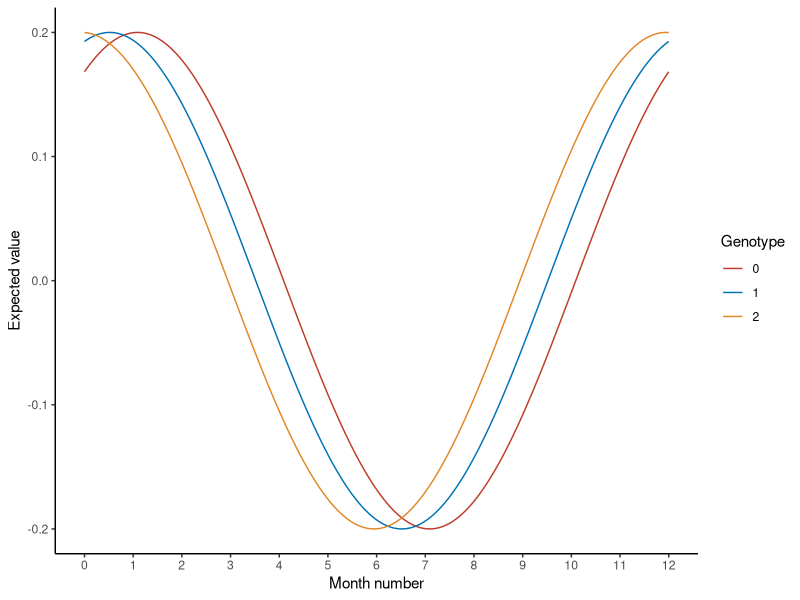
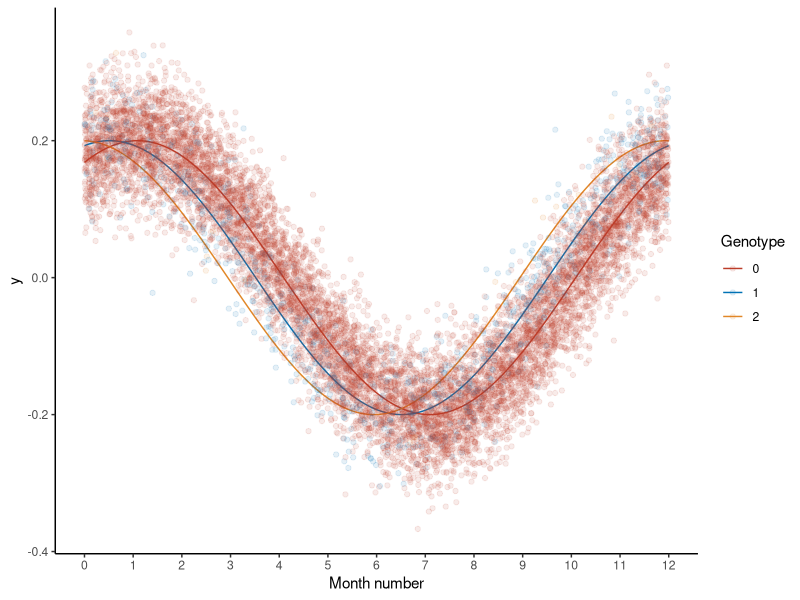
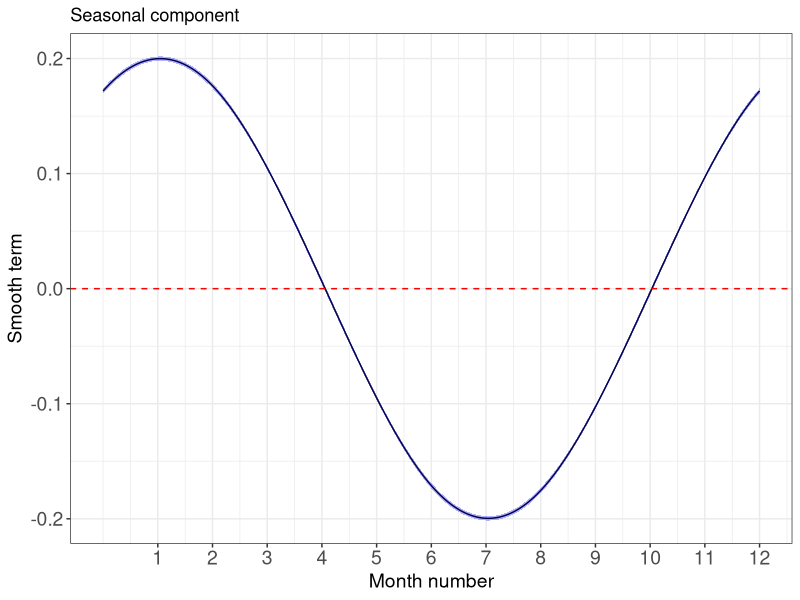
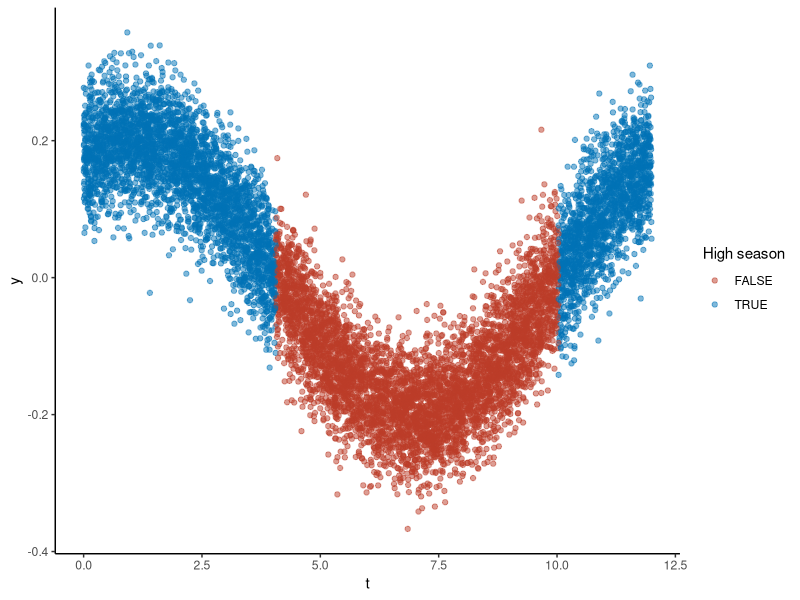

These charts were generated, in order, by the following R code:
library(ggplot2)
library(dplyr)
library(mgcv)


dgp_mu <- function(beta,phi,x_g,t,P){
  beta['g']*x_g + (beta['a'] + beta['ag']*x_g)*sin(t*2*pi/P + phi + beta['pg']*x_g)
}

get_mu_grid <- function(beta,phi,mod_type,P){
  t_seq <- seq(0,P,by=0.01)
  gt_mod <- 0:2
  gt_lab <- 0:2
  if(mod_type=='recessive'){
    gt_lab <- gt_mod[1:2]
    gt_mod <- gt_mod[1:2]
  }else if(mod_type=='dominant'){
    gt_lab <- gt_mod[c(1,3)]
    gt_mod <- gt_mod[1:2]
  }
  mu_grid <- lapply(1:length(gt_mod),function(i){
                tibble(t=t_seq,
                       gt_mod=gt_mod[i],
                       gt_lab=gt_lab[i],
                       mu=dgp_mu(beta=beta,phi=phi,x_g=gt_mod[i],t=t_seq,P=P))
              }) %>% bind_rows()
  return(mu_grid)
}

simulate_seasonal_qt <- function(n,beta,phi,sigma,MAF,mod_type,P){
  t <- P*runif(n) # assume time of measurements are uniformly spread over the interval [0,P)
  x_g <- rbinom(n,size=2,prob=MAF) # simulate genotype in Harvey-Weinberg equilibrium
  mu <- dgp_mu(beta,phi,x_g,t,P)
  y <- rnorm(n=n,mean=mu,sd=sigma)
  sim_dat <- tibble(t=t,gt_mod=x_g,y=y)
  #adjust genotype labels based on model type
  if(mod_type=='recessive'){
    sim_dat$gt_lab <- as.integer(sim_dat$gt_mod>0)
    sim_dat$gt_mod <- sim_dat$gt_lab
  }else if(mod_type=='dominant'){
    sim_dat$gt_lab <- 2*as.integer(sim_dat$gt_mod>1)
    sim_dat$gt_mod <- as.integer(sim_dat$gt_mod>1)
  }else{
    sim_dat$gt_lab <- sim_dat$gt_mod
  }
  return(sim_dat)
}
run_seasonal_qt_gam <- function(dat,P){
  f_seasonal <- paste('y ~ s(t, k=6, bs="cp")',sep='+')
  mod_seasonal <- gam(as.formula(f_seasonal), family=gaussian(), data=dat, knots=list(t = c(0, P)), scale=-1)
  return(mod_seasonal)
}

add_seasonal_values <- function(dat,mod_gam,P){
  t_seq <- seq(0,P,by=0.01)
  seasonal_pred <- predict(mod_gam,newdata=data.frame(t=t_seq),type='terms',se.fit=T)
  seasonal_pred_dat <- tibble(t=t_seq,
                              est=seasonal_pred$fit[,'s(t)'],
                              lower=est - 1.96*seasonal_pred$se.fit[,'s(t)'],
                              upper=est + 1.96*seasonal_pred$se.fit[,'s(t)'])
    out_dat <- mutate(dat,
                      seasonal_val=approx(x=seasonal_pred_dat$t,
                                          y=seasonal_pred_dat$est,
                                          xout=dat$t)$y,
                      seasonal_binary=seasonal_val>0)
    return(out_dat)
}

run_seasonal_mod_qt <- function(dat){
  high_season_mod <- lm(y~gt_mod,data=filter(dat,seasonal_binary>0))
  low_season_mod <- lm(y~gt_mod,data=filter(dat,seasonal_binary<=0))

  seasonal_summary <- tibble(effect=coef(high_season_mod)['gt_mod']-coef(low_season_mod)['gt_mod'],
                             se=sqrt(summary(high_season_mod)$coefficients['gt_mod',2]^2+summary(low_season_mod)$coefficients['gt_mod',2]^2), #add squares of se's to get effect se
                             lower=effect-1.96*se,
                             upper=effect+1.96*se,
                             wald=(effect/se)^2,
                             pval=pchisq(wald,df=1,ncp=0,lower.tail=F))
  return(seasonal_summary)
}

plot_mu_grid <- function(mu_grid,mod_type,P){
  cols <- c("#BC3C29FF","#0072B5FF","#E18727FF")
  if(input$mod_type=='recessive'){
    cols <- cols[1:2]
  }else if(input$mod_type=='dominant'){
    cols <- cols[c(1,3)]
  }
  ggplot(data=mu_grid) +
    geom_line(aes(t,mu,col=factor(gt_lab))) +
    scale_color_manual(values=cols,name='Genotype') +
    scale_x_continuous(breaks=seq(0,P)) +
    ylab('Expected value') +
    xlab('Month number') +
    theme_classic()
}

plot_sim_dat <- function(sim_dat,mu_grid,mod_type,P){
  plot_mu_grid(mu_grid=mu_grid,mod_type=mod_type,P=P) +
  geom_point(data=sim_dat,aes(t,y,col=factor(gt_lab)),alpha=0.1) +
  ylab('y')
}

plot_seasonality_qt <- function(mod,P){
  t_seq <- seq(0,P,by=0.01)
  seasonal_pred <- predict(mod,newdata=data.frame(t=t_seq),type='terms',se.fit=T)
  seasonal_pred_dat <- tibble(t=t_seq,
                              est=seasonal_pred$fit[,'s(t)'],
                              lower=est - 1.96*seasonal_pred$se.fit[,'s(t)'],
                              upper=est + 1.96*seasonal_pred$se.fit[,'s(t)'])
  ggplot(seasonal_pred_dat) +
    geom_line(aes(x=t,
                  y=est)) +
    geom_ribbon(aes(x=t,ymin=lower,ymax=upper),alpha=0.3,fill='blue') +
    geom_hline(yintercept=0,linetype='dashed',color='red') +
    scale_x_continuous(breaks=seq_len(12)) +
    xlab('Month number') +
    ylab('Smooth term') +
    ggtitle('Seasonal component') +
    theme_bw() +
    theme(axis.title.x=element_text(size=14),
          axis.text.x=element_text(size=14),
          axis.title.y=element_text(size=14),
          axis.text.y=element_text(size=14))
}

input <- list(n=10000,
              MAF=0.05,
              P=12, # period
              beta=c('g'=0,  # additive genetic effect
                     'a'=0.2,  # baseline seasonal/circadian amplitude
                     'ag'=0,   # genetic-season amplitude interaction
                     'pg'=0.3), # genetic-season phase interaction
              phi=1, # baseline phase
              sigma=0.05,
              mod_type='additive') #residual standard deviation

sim_dat <- simulate_seasonal_qt(n=input$n,beta=input$beta,phi=input$phi,sigma=input$sigma,MAF=input$MAF,mod_type=input$mod_type,P=12)
mu_grid <- get_mu_grid(beta=input$beta,phi=input$phi,mod_type=input$mod_type,P=12)
plot_mu_grid(mu_grid,mod_type=input$mod_type,P=12)
plot_sim_dat(sim_dat=sim_dat,mu_grid=mu_grid,mod_type=input$mod_type,P=12)

mod_gam <- run_seasonal_qt_gam(sim_dat,P=12)
plot_seasonality_qt(mod_gam,P=12)

sim_dat <- add_seasonal_values(sim_dat,mod_gam,P=12)

run_seasonal_mod_qt(dat=sim_dat)

#demonstrate seasonal splitting
ggplot(sim_dat) +
geom_point(aes(t,y,col=factor(seasonal_binary)),alpha=0.5) +
scale_color_manual(values=c("#BC3C29FF","#0072B5FF"),name='High season') +
theme_classic()
